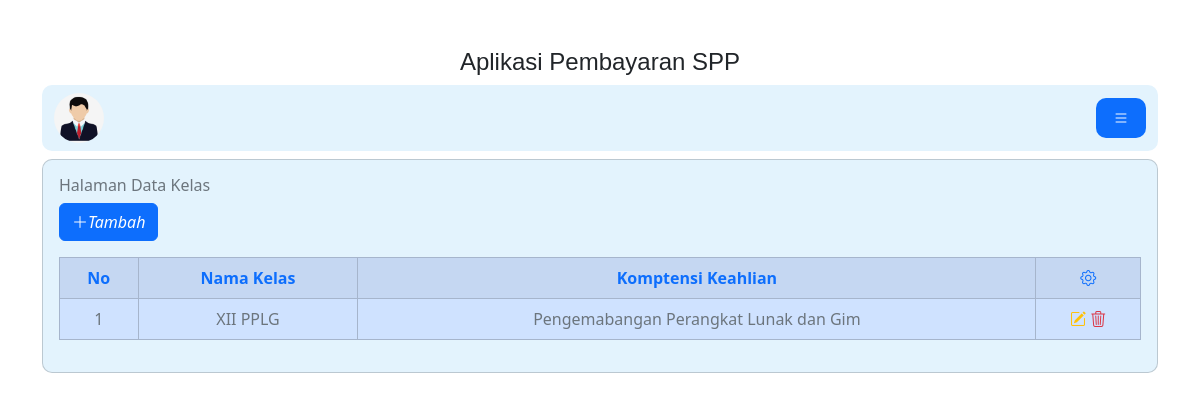
Before: /admin/admin.php?url=kelas (signed in) with the older database file.
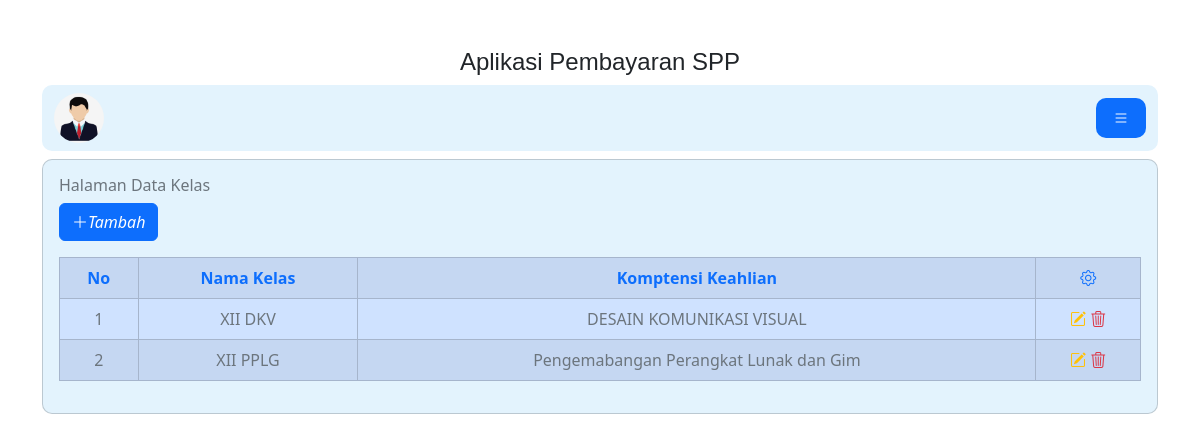
After: the same page with the newer database file.
### tables this page shows
CREATE TABLE `kelas` (
  `id_kelas` int(11) NOT NULL,
  `nama_kelas` varchar(10) NOT NULL,
  `kompetensi_keahlian` varchar(50) DEFAULT NULL
);

### admin/kelas.php (the view)
<h6 class='text-secondary'> Halaman Data Kelas</h6>
<a href="?url=tambah-kelas" class="btn btn-primary"><i class="bi bi-plus-lg">Tambah</i></a>
<table class="table table-striped mt-3 table-primary  table-bordered ">
    <tr class="fw-bold  bg-light">
        <th class="text-primary text-center">
            No
        </th>
        <th class="text-primary text-center">
            Nama Kelas
        </th>
        <th class="text-primary text-center">
            Komptensi Keahlian
        </th>
        <th class=" text-center">
            <i class="bi bi-gear text-primary"></i>
        </th>
    </tr>
    <?php
    include '../koneksi.php';
    $no = 1;
    $sql = "SELECT*FROM kelas ORDER BY id_kelas DESC";
    $query = mysqli_query($koneksi, $sql);
    foreach ($query as $data) {
    ?>
        <tr>
            <td class="text-secondary text-center">
                <?= $no++ ?>
            </td>
            <td class="text-secondary text-center">
                <?= $data['nama_kelas'] ?>
            </td>
            <td class="text-secondary text-center">
                <?= $data['kompetensi_keahlian'] ?>
            </td>
            <td class="text-secondary text-center">
                <a href="?url=edit-kelas&id_kelas=<?= $data['id_kelas'] ?>"><i class="bi bi-pencil-square text-warning"></i></a>
                <a onclick="return confirm('Yakin Ingin Hapus Data')" href="?url=hapus-kelas&id_kelas=<?= $data['id_kelas'] ?>"><i class="bi bi-trash3 text-danger"></i></a>
            </td>
        </tr>
    <?php } ?>
</table>

Changed rows visible on the page:
added kelas: nama_kelas "XII DKV", kompetensi_keahlian "DESAIN KOMUNIKASI VISUAL"
